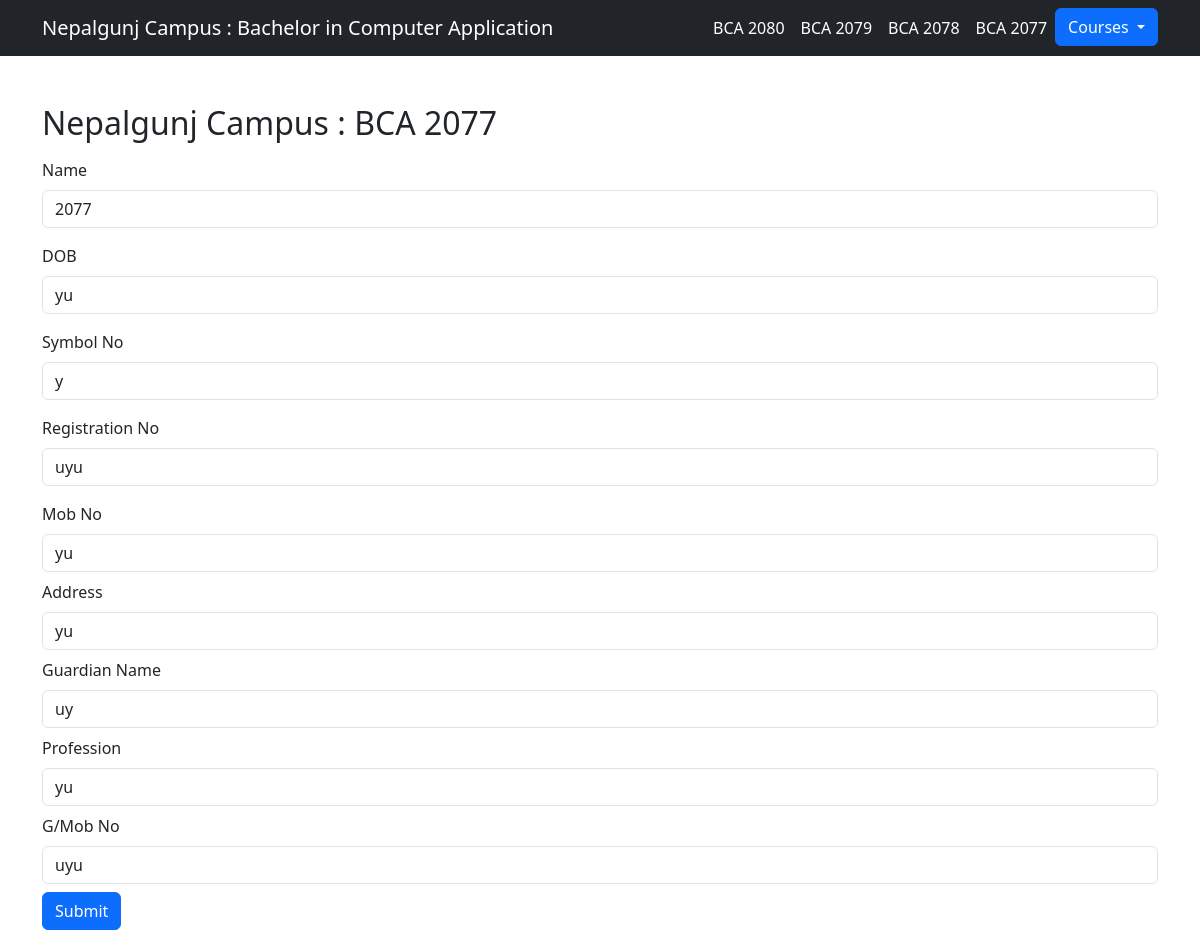
/bca/formbca77/editbca77/1, run on the app's committed database.
### bca/models.py (models this page shows, shortened)
class Bca_2077(models.Model):
    name = models.CharField(max_length=50)
    dob = models.CharField(max_length=30)
    symbol = models.CharField(max_length=20)
    reg = models.CharField(max_length=50)
    mob = models.CharField(max_length=10)
    add = models.CharField(max_length=60)
    guardian = models.CharField(max_length=50)
    prof = models.CharField(max_length=50)
    mobs = models.CharField(max_length=10)
    class Meta:
        db_table = "bca2077"

### bca/views.py (the view, shortened to what this page needs)
# urls.py: path("/formbca77/editbca77/<pk>", views.editbca77, name="editbca77"),
def editbca77(request, pk):
    dm = Bca_2077.objects.get(id=pk)
    return render(request, "bca/editbca77.html", {'dm':dm})

### bca/templates/bca/editbca77.html (shortened to what this page needs)
{% extends 'bca/base.html' %}
{% block content %}
  <body>
    <div class="container mt-5">
        <h2 class="mb-3">Nepalgunj Campus : BCA 2077</h2>
        <form action="{% url 'editbca77' dm.id %}" method="post">
            <div class="mb-3">
                <label class="form-label">Name</label>
                <input type="text" name="name" class="form-control" placeholder="enter name" value="{{dm.name}}">
            </div>
            <div class="mb-3">
                <label class="form-label">DOB</label>
                <input type="text" name="dob" class="form-control" placeholder="enter DOB" value="{{dm.dob}}">
            </div>
            <div class="mb-3">
                <label class="form-label">Symbol No</label>
                <input type="text" name="symbol" class="form-control"  placeholder="enter retail price" value="{{dm.symbol}}">
            </div>
            <div class="mb-3">
                <label class="form-label">Registration No</label>
                <input type="text" name="reg" class="form-control" placeholder="enter registration no" value="{{dm.reg}}">
            </div>
            <div class="mb-2">
                <label class="form-label">Mob No</label>
                <input type="text" name="mob" class="form-control" placeholder="enter mob no" value="{{dm.mob}}">
            </div>
            <div class="mb-2">
                <label class="form-label">Address</label>
                <input type="text" name="add" class="form-control" placeholder="enter address" value="{{dm.add}}">
            </div>
           <div class="mb-2">
                <label class="form-label">Guardian Name</label>
                <input type="text" name="guardian" class="form-control" placeholder="Guardian name" value="{{dm.guardian}}">
            </div>
          <div class="mb-2">
                <label class="form-label">Profession</label>
                <input type="text" name="prof" class="form-control" placeholder="enter profession" value="{{dm.prof}}">
            </div>
            <div class="mb-2">
                <label class="form-label">G/Mob No </label>
                <input type="text" name="mobs" class="form-control" placeholder="enter guardian mob no" value="{{dm.mobs}}">
            </div>
            <button type="submit" class="btn btn-primary">Submit</button>
        </form>
    </div>
</body>
{% endblock %}

### data on the page
Bca_2077: name "2077", dob "yu", symbol "y", reg "uyu", mob "yu", add "yu", guardian "uy", prof "yu", mobs "uyu"
